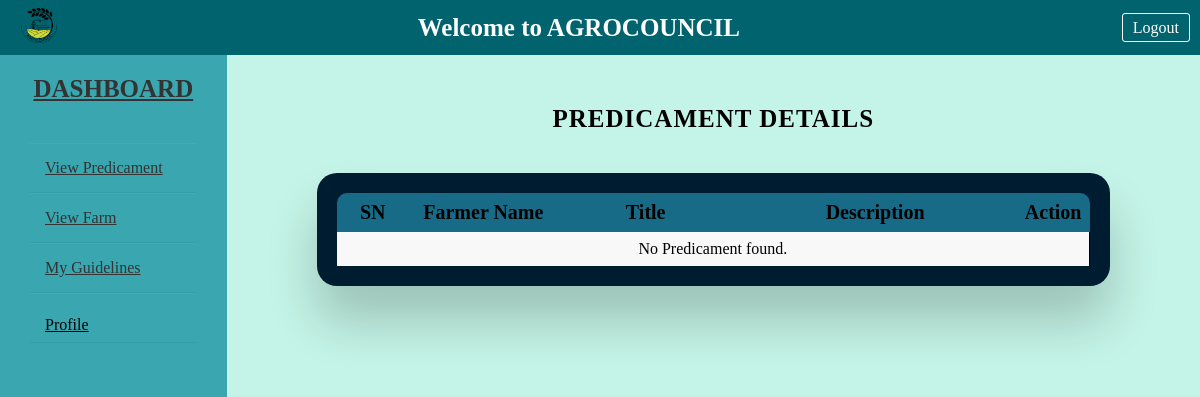
/counsellor/view_predicament.php (signed in), run on an earlier commit of the app's database.
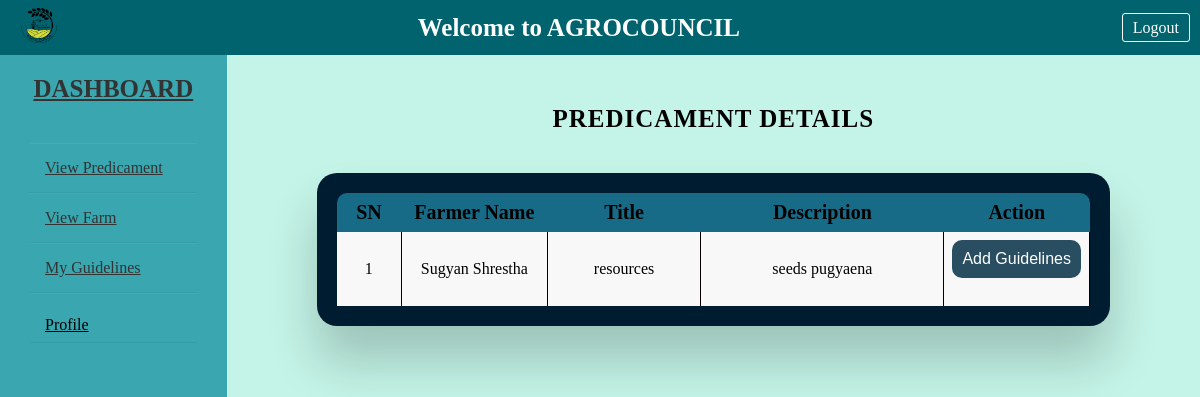
And on a later commit of the database.
### tables this page shows
CREATE TABLE `predicament` (
  `pid` int(11) NOT NULL,
  `farmer_id` int(11) NOT NULL,
  `title` varchar(30) NOT NULL,
  `description` text NOT NULL,
  `submitted_date` datetime NOT NULL DEFAULT current_timestamp()
);

CREATE TABLE `farmer` (
  `id` int(11) NOT NULL,
  `name` varchar(50) NOT NULL,
  `address` varchar(50) NOT NULL,
  `mobile` bigint(20) NOT NULL,
  `email` varchar(30) NOT NULL,
  `password` varchar(255) NOT NULL,
  `reset_otp_hash` varchar(64) DEFAULT NULL,
  `reset_otp_expires_at` datetime DEFAULT NULL
);

### counsellor/view_predicament.php (the view, shortened to what this page needs)
<?php
include('../counsellor/layout/header.php');
include('../counsellor/layout/sidebar.php');
?>
<?php
$conn = new mysqli("localhost", "root", "", "agro_council");
if (isset($_SESSION['id'])) {
    $sql = "SELECT *, farmer.name as farmer_name FROM predicament INNER JOIN farmer ON predicament.farmer_id = farmer.id";
    $result = $conn->query($sql);
}
?>
<link rel="stylesheet" href="../css/table.css">
<div class="con">
    <h1>Predicament Details</h1>
    <div class="table-wrapper">
        <table class="fl-table">
            <tbody>
                <tr>
                    <th width=10% >SN</th>
                    <th width=20% >Farmer Name</th>
                    <th width=25% >Title</th>
                    <th width=40% >Description</th>
                    <th width=10% >Action</th>
                </tr>
                <?php if (isset($result) && $result->num_rows > 0) {
                    $i = 1;
                    while ($row = $result->fetch_assoc()) {
                        ?>
                        <tr>
                            <td><?php echo $i++; ?></td>
                            <td><?php echo $row['farmer_name']; ?></td>
                            <td><?php echo $row['title']; ?></td>
                            <td><?php echo $row['description']; ?></td>
                            <td>
                            <form method="post" action="add_guidelines.php">
                                <input type="submit" value="Add Guidelines" name="add_guidelines" />
                            </form>
                            </td>
                        </tr>
                    <?php }
                } else { ?>
                    <tr>
                        <td colspan="5">No Predicament found.</td>
                    </tr>
                <?php } ?>
            </tbody>
        </table>
    </div>
</div>

What changed in the data, as far as the page shows it:
added predicament: farmer.name "Sugyan Shrestha", title "resources", description "seeds pugyaena"
Also different on the page:
text no longer shown: "No Predicament found."
